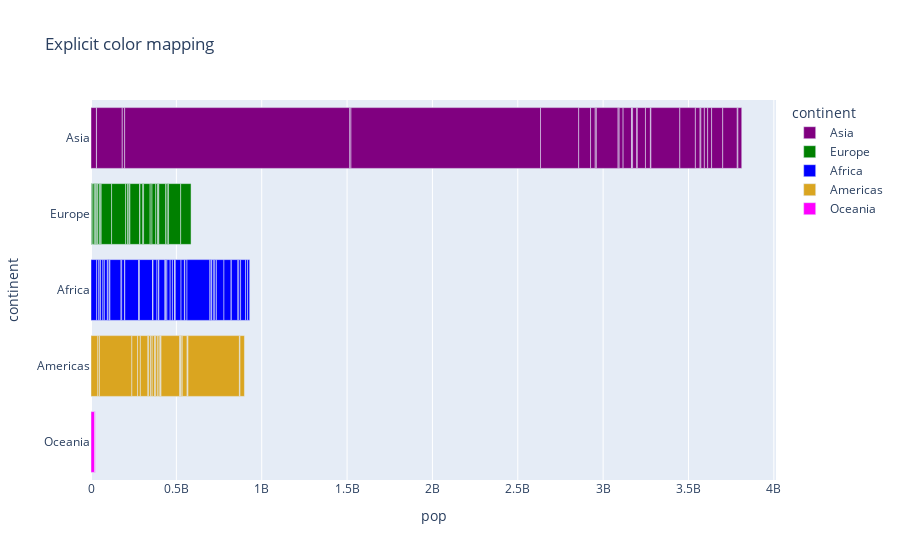

The notebook cell this image was saved under:
### Code cell
import plotly.express as px
df = px.data.gapminder().query("year == 2007")
fig = px.bar(df, y="continent", x="pop", color="continent", orientation="h", hover_name="country",
             title="Explicit color mapping",
             color_discrete_sequence=["purple", "green", "blue", "goldenrod", "magenta","orange"])
            #  color_discrete_map={
            #     "Europe": "red",
            #     "Asia": "orange",
            #     "Americas": "blue",
            #     "Oceania": "goldenrod",
            #     "Africa": "magenta"},)

fig.show()

### Figure 1 — Plotly figure (JSON) as saved in the notebook; plotly's stock layout.template omitted (floating-point values rounded to 4 significant figures)
{"data": [{"alignmentgroup": "True", "hovertemplate": "<b>%{hovertext}</b><br><br>continent=%{y}<br>pop=%{x}<extra></extra>", "hovertext": ["Afghanistan", "Bahrain", "Bangladesh", "Cambodia", "China", "Hong Kong, China", "India", "Indonesia", "Iran", "Iraq", "Israel", "Japan", "Jordan", "Korea, Dem. Rep.", "Korea, Rep.", "Kuwait", "Lebanon", "Malaysia", "Mongolia", "Myanmar", "Nepal", "Oman", "Pakistan", "Philippines", "Saudi Arabia", "Singapore", "Sri Lanka", "Syria", "Taiwan", "Thailand", "Vietnam", "West Bank and Gaza", "Yemen, Rep."], "legendgroup": "Asia", "marker": {"color": "purple", "pattern": {"shape": ""}}, "name": "Asia", "offsetgroup": "Asia", "orientation": "h", "showlegend": true, "textposition": "auto", "type": "bar", "x": [31889923, 708573, 150448339, 14131858, 1318683096, 6980412, 1110396331, 223547000, 69453570, 27499638, 6426679, 127467972, 6053193, 23301725, 49044790, 2505559, 3921278, 24821286, 2874127, 47761980, 28901790, 3204897, 169270617, 91077287, 27601038, 4553009, 20378239, 19314747, 23174294, 65068149, 85262356, 4018332, 22211743], "xaxis": "x", "y": ["Asia", "Asia", "Asia", "Asia", "Asia", "Asia", "Asia", "Asia", "Asia", "Asia", "Asia", "Asia", "Asia", "Asia", "Asia", "Asia", "Asia", "Asia", "Asia", "Asia", "Asia", "Asia", "Asia", "Asia", "Asia", "Asia", "Asia", "Asia", "Asia", "Asia", "Asia", "Asia", "Asia"], "yaxis": "y"}, {"alignmentgroup": "True", "hovertemplate": "<b>%{hovertext}</b><br><br>continent=%{y}<br>pop=%{x}<extra></extra>", "hovertext": ["Albania", "Austria", "Belgium", "Bosnia and Herzegovina", "Bulgaria", "Croatia", "Czech Republic", "Denmark", "Finland", "France", "Germany", "Greece", "Hungary", "Iceland", "Ireland", "Italy", "Montenegro", "Netherlands", "Norway", "Poland", "Portugal", "Romania", "Serbia", "Slovak Republic", "Slovenia", "Spain", "Sweden", "Switzerland", "Turkey", "United Kingdom"], "legendgroup": "Europe", "marker": {"color": "green", "pattern": {"shape": ""}}, "name": "Europe", "offsetgroup": "Europe", "orientation": "h", "showlegend": true, "textposition": "auto", "type": "bar", "x": [3600523, 8199783, 10392226, 4552198, 7322858, 4493312, 10228744, 5468120, 5238460, 61083916, 82400996, 10706290, 9956108, 301931, 4109086, 58147733, 684736, 16570613, 4627926, 38518241, 10642836, 22276056, 10150265, 5447502, 2009245, 40448191, 9031088, 7554661, 71158647, 60776238], "xaxis": "x", "y": ["Europe", "Europe", "Europe", "Europe", "Europe", "Europe", "Europe", "Europe", "Europe", "Europe", "Europe", "Europe", "Europe", "Europe", "Europe", "Europe", "Europe", "Europe", "Europe", "Europe", "Europe", "Europe", "Europe", "Europe", "Europe", "Europe", "Europe", "Europe", "Europe", "Europe"], "yaxis": "y"}, {"alignmentgroup": "True", "hovertemplate": "<b>%{hovertext}</b><br><br>continent=%{y}<br>pop=%{x}<extra></extra>", "hovertext": ["Algeria", "Angola", "Benin", "Botswana", "Burkina Faso", "Burundi", "Cameroon", "Central African Republic", "Chad", "Comoros", "Congo, Dem. Rep.", "Congo, Rep.", "Cote d'Ivoire", "Djibouti", "Egypt", "Equatorial Guinea", "Eritrea", "Ethiopia", "Gabon", "Gambia", "Ghana", "Guinea", "Guinea-Bissau", "Kenya", "Lesotho", "Liberia", "Libya", "Madagascar", "Malawi", "Mali", "Mauritania", "Mauritius", "Morocco", "Mozambique", "Namibia", "Niger", "Nigeria", "Reunion", "Rwanda", "Sao Tome and Principe", "Senegal", "Sierra Leone", "Somalia", "South Africa", "Sudan", "Swaziland", "Tanzania", "Togo", "Tunisia", "Uganda", "Zambia", "Zimbabwe"], "legendgroup": "Africa", "marker": {"color": "blue", "pattern": {"shape": ""}}, "name": "Africa", "offsetgroup": "Africa", "orientation": "h", "showlegend": true, "textposition": "auto", "type": "bar", "x": [33333216, 12420476, 8078314, 1639131, 14326203, 8390505, 17696293, 4369038, 10238807, 710960, 64606759, 3800610, 18013409, 496374, 80264543, 551201, 4906585, 76511887, 1454867, 1688359, 22873338, 9947814, 1472041, 35610177, 2012649, 3193942, 6036914, 19167654, 13327079, 12031795, 3270065, 1250882, 33757175, 19951656, 2055080, 12894865, 135031164, 798094, 8860588, 199579, 12267493, 6144562, 9118773, 43997828, 42292929, 1133066, 38139640, 5701579, 10276158, 29170398, 11746035, 12311143], "xaxis": "x", "y": ["Africa", "Africa", "Africa", "Africa", "Africa", "Africa", "Africa", "Africa", "Africa", "Africa", "Africa", "Africa", "Africa", "Africa", "Africa", "Africa", "Africa", "Africa", "Africa", "Africa", "Africa", "Africa", "Africa", "Africa", "Africa", "Africa", "Africa", "Africa", "Africa", "Africa", "Africa", "Africa", "Africa", "Africa", "Africa", "Africa", "Africa", "Africa", "Africa", "Africa", "Africa", "Africa", "Africa", "Africa", "Africa", "Africa", "Africa", "Africa", "Africa", "Africa", "Africa", "Africa"], "yaxis": "y"}, {"alignmentgroup": "True", "hovertemplate": "<b>%{hovertext}</b><br><br>continent=%{y}<br>pop=%{x}<extra></extra>", "hovertext": ["Argentina", "Bolivia", "Brazil", "Canada", "Chile", "Colombia", "Costa Rica", "Cuba", "Dominican Republic", "Ecuador", "El Salvador", "Guatemala", "Haiti", "Honduras", "Jamaica", "Mexico", "Nicaragua", "Panama", "Paraguay", "Peru", "Puerto Rico", "Trinidad and Tobago", "United States", "Uruguay", "Venezuela"], "legendgroup": "Americas", "marker": {"color": "goldenrod", "pattern": {"shape": ""}}, "name": "Americas", "offsetgroup": "Americas", "orientation": "h", "showlegend": true, "textposition": "auto", "type": "bar", "x": [40301927, 9119152, 190010647, 33390141, 16284741, 44227550, 4133884, 11416987, 9319622, 13755680, 6939688, 12572928, 8502814, 7483763, 2780132, 108700891, 5675356, 3242173, 6667147, 28674757, 3942491, 1056608, 301139947, 3447496, 26084662], "xaxis": "x", "y": ["Americas", "Americas", "Americas", "Americas", "Americas", "Americas", "Americas", "Americas", "Americas", "Americas", "Americas", "Americas", "Americas", "Americas", "Americas", "Americas", "Americas", "Americas", "Americas", "Americas", "Americas", "Americas", "Americas", "Americas", "Americas"], "yaxis": "y"}, {"alignmentgroup": "True", "hovertemplate": "<b>%{hovertext}</b><br><br>continent=%{y}<br>pop=%{x}<extra></extra>", "hovertext": ["Australia", "New Zealand"], "legendgroup": "Oceania", "marker": {"color": "magenta", "pattern": {"shape": ""}}, "name": "Oceania", "offsetgroup": "Oceania", "orientation": "h", "showlegend": true, "textposition": "auto", "type": "bar", "x": [20434176, 4115771], "xaxis": "x", "y": ["Oceania", "Oceania"], "yaxis": "y"}], "layout": {"barmode": "relative", "legend": {"title": {"text": "continent"}, "tracegroupgap": 0}, "title": {"text": "Explicit color mapping"}, "xaxis": {"anchor": "y", "domain": [0, 1], "title": {"text": "pop"}}, "yaxis": {"anchor": "x", "categoryarray": ["Oceania", "Americas", "Africa", "Europe", "Asia"], "categoryorder": "array", "domain": [0, 1], "title": {"text": "continent"}}}}
